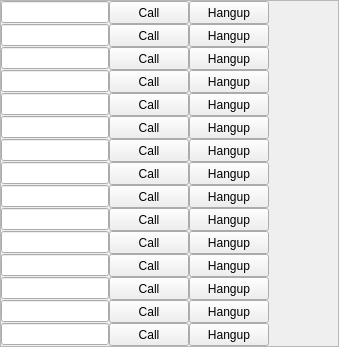
    <widget class="QFrame" name="frameRight">
     <property name="frameShape">
      <enum>QFrame::StyledPanel</enum>
     </property>
     <property name="frameShadow">
      <enum>QFrame::Raised</enum>
     </property>
     <layout class="QVBoxLayout" name="verticalLayout_2">
      <property name="spacing">
       <number>0</number>
      </property>
      <property name="margin">
       <number>0</number>
      </property>
      <item>
       <widget class="QWidget" name="widgetInfo_16" native="true">
        <property name="minimumSize">
         <size>
          <width>0</width>
          <height>0</height>
         </size>
        </property>
        <layout class="QHBoxLayout" name="horizontalLayout_20">
         <property name="spacing">
          <number>0</number>
         </property>
         <property name="margin">
          <number>0</number>
         </property>
         <item>
          <widget class="QLineEdit" name="lineEditID_16"/>
         </item>
         <item>
          <widget class="QPushButton" name="pushButtonCall_16">
           <property name="minimumSize">
            <size>
             <width>50</width>
             <height>23</height>
            </size>
           </property>
           <property name="text">
            <string>Call</string>
           </property>
          </widget>
         </item>
         <item>
          <widget class="QPushButton" name="pushButtonHangup_16">
           <property name="minimumSize">
            <size>
             <width>50</width>
             <height>23</height>
            </size>
           </property>
           <property name="text">
            <string>Hangup</string>
           </property>
          </widget>
         </item>
         <item>
          <widget class="QLabel" name="labelStatus_16">
           <property name="minimumSize">
            <size>
             <width>69</width>
             <height>16</height>
            </size>
           </property>
           <property name="text">
            <string/>
           </property>
          </widget>
         </item>
        </layout>
       </widget>
      </item>
      <item>
       <widget class="QWidget" name="widgetInfo_17" native="true">
        <property name="minimumSize">
         <size>
          <width>0</width>
          <height>0</height>
         </size>
        </property>
        <layout class="QHBoxLayout" name="horizontalLayout_21">
         <property name="spacing">
          <number>0</number>
         </property>
         <property name="margin">
          <number>0</number>
         </property>
         <item>
          <widget class="QLineEdit" name="lineEditID_17"/>
         </item>
         <item>
          <widget class="QPushButton" name="pushButtonCall_17">
           <property name="minimumSize">
            <size>
             <width>50</width>
             <height>23</height>
            </size>
           </property>
           <property name="text">
            <string>Call</string>
           </property>
          </widget>
         </item>
         <item>
          <widget class="QPushButton" name="pushButtonHangup_17">
           <property name="minimumSize">
            <size>
             <width>50</width>
             <height>23</height>
            </size>
           </property>
           <property name="text">
            <string>Hangup</string>
           </property>
          </widget>
         </item>
         <item>
          <widget class="QLabel" name="labelStatus_17">
           <property name="minimumSize">
            <size>
             <width>69</width>
             <height>16</height>
            </size>
           </property>
           <property name="text">
            <string/>
           </property>
          </widget>
         </item>
        </layout>
       </widget>
      </item>
      <item>
       <widget class="QWidget" name="widgetInfo_18" native="true">
        <property name="minimumSize">
         <size>
          <width>0</width>
          <height>0</height>
         </size>
        </property>
        <layout class="QHBoxLayout" name="horizontalLayout_22">
         <property name="spacing">
          <number>0</number>
         </property>
         <property name="margin">
          <number>0</number>
         </property>
         <item>
          <widget class="QLineEdit" name="lineEditID_18"/>
         </item>
         <item>
          <widget class="QPushButton" name="pushButtonCall_18">
           <property name="minimumSize">
            <size>
             <width>50</width>
             <height>23</height>
            </size>
           </property>
           <property name="text">
            <string>Call</string>
           </property>
          </widget>
         </item>
         <item>
          <widget class="QPushButton" name="pushButtonHangup_18">
           <property name="minimumSize">
            <size>
             <width>50</width>
             <height>23</height>
            </size>
           </property>
           <property name="text">
            <string>Hangup</string>
           </property>
          </widget>
         </item>
         <item>
          <widget class="QLabel" name="labelStatus_18">
           <property name="minimumSize">
            <size>
             <width>69</width>
             <height>16</height>
            </size>
           </property>
           <property name="text">
            <string/>
           </property>
          </widget>
         </item>
        </layout>
       </widget>
      </item>
      <item>
       <widget class="QWidget" name="widgetInfo_19" native="true">
        <property name="minimumSize">
         <size>
          <width>0</width>
          <height>0</height>
         </size>
        </property>
        <layout class="QHBoxLayout" name="horizontalLayout_23">
         <property name="spacing">
          <number>0</number>
         </property>
         <property name="margin">
          <number>0</number>
         </property>
         <item>
          <widget class="QLineEdit" name="lineEditID_19"/>
         </item>
         <item>
          <widget class="QPushButton" name="pushButtonCall_19">
           <property name="minimumSize">
            <size>
             <width>50</width>
             <height>23</height>
            </size>
           </property>
           <property name="text">
            <string>Call</string>
           </property>
          </widget>
         </item>
         <item>
          <widget class="QPushButton" name="pushButtonHangup_19">
           <property name="minimumSize">
            <size>
             <width>50</width>
             <height>23</height>
            </size>
           </property>
           <property name="text">
            <string>Hangup</string>
           </property>
          </widget>
         </item>
         <item>
          <widget class="QLabel" name="labelStatus_19">
           <property name="minimumSize">
            <size>
             <width>69</width>
             <height>16</height>
            </size>
           </property>
           <property name="text">
            <string/>
           </property>
          </widget>
         </item>
        </layout>
       </widget>
      </item>
      <item>
       <widget class="QWidget" name="widgetInfo_20" native="true">
        <property name="minimumSize">
         <size>
          <width>0</width>
          <height>0</height>
         </size>
        </property>
        <layout class="QHBoxLayout" name="horizontalLayout_24">
         <property name="spacing">
          <number>0</number>
         </property>
         <property name="margin">
          <number>0</number>
         </property>
         <item>
          <widget class="QLineEdit" name="lineEditID_20"/>
         </item>
         <item>
          <widget class="QPushButton" name="pushButtonCall_20">
           <property name="minimumSize">
            <size>
             <width>50</width>
             <height>23</height>
            </size>
           </property>
           <property name="text">
            <string>Call</string>
           </property>
          </widget>
         </item>
         <item>
          <widget class="QPushButton" name="pushButtonHangup_20">
           <property name="minimumSize">
            <size>
             <width>50</width>
             <height>23</height>
            </size>
           </property>
           <property name="text">
            <string>Hangup</string>
           </property>
          </widget>
         </item>
         <item>
          <widget class="QLabel" name="labelStatus_20">
           <property name="minimumSize">
            <size>
             <width>69</width>
             <height>16</height>
            </size>
           </property>
           <property name="text">
            <string/>
           </property>
          </widget>
         </item>
        </layout>
       </widget>
      </item>
      <item>
       <widget class="QWidget" name="widgetInfo_21" native="true">
        <property name="minimumSize">
         <size>
          <width>0</width>
          <height>0</height>
         </size>
        </property>
        <layout class="QHBoxLayout" name="horizontalLayout_25">
         <property name="spacing">
          <number>0</number>
         </property>
         <property name="margin">
          <number>0</number>
         </property>
         <item>
          <widget class="QLineEdit" name="lineEditID_21"/>
         </item>
         <item>
          <widget class="QPushButton" name="pushButtonCall_21">
           <property name="minimumSize">
            <size>
             <width>50</width>
             <height>23</height>
            </size>
           </property>
           <property name="text">
            <string>Call</string>
           </property>
          </widget>
         </item>
         <item>
          <widget class="QPushButton" name="pushButtonHangup_21">
           <property name="minimumSize">
            <size>
             <width>50</width>
             <height>23</height>
            </size>
           </property>
           <property name="text">
            <string>Hangup</string>
           </property>
          </widget>
         </item>
         <item>
          <widget class="QLabel" name="labelStatus_21">
           <property name="minimumSize">
            <size>
             <width>69</width>
             <height>16</height>
            </size>
           </property>
           <property name="text">
            <string/>
           </property>
          </widget>
         </item>
        </layout>
       </widget>
      </item>
      <item>
       <widget class="QWidget" name="widgetInfo_22" native="true">
        <property name="minimumSize">
         <size>
          <width>0</width>
          <height>0</height>
         </size>
        </property>
        <layout class="QHBoxLayout" name="horizontalLayout_26">
         <property name="spacing">
          <number>0</number>
         </property>
         <property name="margin">
          <number>0</number>
         </property>
         <item>
          <widget class="QLineEdit" name="lineEditID_22"/>
         </item>
         <item>
          <widget class="QPushButton" name="pushButtonCall_22">
           <property name="minimumSize">
            <size>
             <width>50</width>
             <height>23</height>
            </size>
           </property>
           <property name="text">
            <string>Call</string>
           </property>
          </widget>
         </item>
         <item>
          <widget class="QPushButton" name="pushButtonHangup_22">
           <property name="minimumSize">
            <size>
             <width>50</width>
             <height>23</height>
            </size>
           </property>
           <property name="text">
            <string>Hangup</string>
           </property>
          </widget>
         </item>
         <item>
          <widget class="QLabel" name="labelStatus_22">
           <property name="minimumSize">
            <size>
             <width>69</width>
             <height>16</height>
            </size>
           </property>
           <property name="text">
            <string/>
           </property>
          </widget>
         </item>
        </layout>
       </widget>
      </item>
      <item>
       <widget class="QWidget" name="widgetInfo_23" native="true">
        <property name="minimumSize">
         <size>
          <width>0</width>
          <height>0</height>
         </size>
        </property>
        <layout class="QHBoxLayout" name="horizontalLayout_27">
         <property name="spacing">
          <number>0</number>
         </property>
         <property name="margin">
          <number>0</number>
         </property>
         <item>
          <widget class="QLineEdit" name="lineEditID_23"/>
         </item>
         <item>
          <widget class="QPushButton" name="pushButtonCall_23">
           <property name="minimumSize">
            <size>
             <width>50</width>
             <height>23</height>
            </size>
           </property>
           <property name="text">
            <string>Call</string>
           </property>
          </widget>
         </item>
         <item>
          <widget class="QPushButton" name="pushButtonHangup_23">
           <property name="minimumSize">
            <size>
             <width>50</width>
             <height>23</height>
            </size>
           </property>
           <property name="text">
            <string>Hangup</string>
           </property>
          </widget>
         </item>
         <item>
          <widget class="QLabel" name="labelStatus_23">
           <property name="minimumSize">
            <size>
             <width>69</width>
             <height>16</height>
            </size>
           </property>
           <property name="text">
            <string/>
           </property>
          </widget>
         </item>
        </layout>
       </widget>
      </item>
      <item>
       <widget class="QWidget" name="widgetInfo_24" native="true">
        <property name="minimumSize">
         <size>
          <width>0</width>
          <height>0</height>
         </size>
        </property>
        <layout class="QHBoxLayout" name="horizontalLayout_28">
         <property name="spacing">
          <number>0</number>
         </property>
         <property name="margin">
          <number>0</number>
         </property>
         <item>
          <widget class="QLineEdit" name="lineEditID_24"/>
         </item>
         <item>
          <widget class="QPushButton" name="pushButtonCall_24">
           <property name="minimumSize">
            <size>
             <width>50</width>
             <height>23</height>
            </size>
           </property>
           <property name="text">
            <string>Call</string>
           </property>
          </widget>
         </item>
         <item>
          <widget class="QPushButton" name="pushButtonHangup_24">
           <property name="minimumSize">
            <size>
             <width>50</width>
             <height>23</height>
            </size>
           </property>
           <property name="text">
            <string>Hangup</string>
           </property>
          </widget>
         </item>
         <item>
          <widget class="QLabel" name="labelStatus_24">
           <property name="minimumSize">
            <size>
             <width>69</width>
             <height>16</height>
            </size>
           </property>
           <property name="text">
            <string/>
           </property>
          </widget>
         </item>
        </layout>
       </widget>
      </item>
      <item>
       <widget class="QWidget" name="widgetInfo_25" native="true">
        <property name="minimumSize">
         <size>
          <width>0</width>
          <height>0</height>
         </size>
        </property>
        <layout class="QHBoxLayout" name="horizontalLayout_29">
         <property name="spacing">
          <number>0</number>
         </property>
         <property name="margin">
          <number>0</number>
         </property>
         <item>
          <widget class="QLineEdit" name="lineEditID_25"/>
         </item>
         <item>
          <widget class="QPushButton" name="pushButtonCall_25">
           <property name="minimumSize">
            <size>
             <width>50</width>
             <height>23</height>
            </size>
           </property>
           <property name="text">
            <string>Call</string>
           </property>
          </widget>
         </item>
         <item>
          <widget class="QPushButton" name="pushButtonHangup_25">
           <property name="minimumSize">
            <size>
             <width>50</width>
             <height>23</height>
            </size>
           </property>
           <property name="text">
            <string>Hangup</string>
           </property>
          </widget>
         </item>
         <item>
          <widget class="QLabel" name="labelStatus_25">
           <property name="minimumSize">
            <size>
             <width>69</width>
             <height>16</height>
            </size>
           </property>
           <property name="text">
            <string/>
           </property>
          </widget>
         </item>
        </layout>
       </widget>
      </item>
      <item>
       <widget class="QWidget" name="widgetInfo_26" native="true">
        <property name="minimumSize">
         <size>
          <width>0</width>
          <height>0</height>
         </size>
        </property>
        <layout class="QHBoxLayout" name="horizontalLayout_30">
         <property name="spacing">
          <number>0</number>
         </property>
         <property name="margin">
          <number>0</number>
         </property>
         <item>
          <widget class="QLineEdit" name="lineEditID_26"/>
         </item>
         <item>
          <widget class="QPushButton" name="pushButtonCall_26">
           <property name="minimumSize">
            <size>
             <width>50</width>
             <height>23</height>
            </size>
           </property>
           <property name="text">
            <string>Call</string>
           </property>
          </widget>
         </item>
         <item>
          <widget class="QPushButton" name="pushButtonHangup_26">
           <property name="minimumSize">
            <size>
             <width>50</width>
             <height>23</height>
            </size>
           </property>
           <property name="text">
            <string>Hangup</string>
           </property>
          </widget>
         </item>
         <item>
          <widget class="QLabel" name="labelStatus_26">
           <property name="minimumSize">
            <size>
             <width>69</width>
             <height>16</height>
            </size>
           </property>
           <property name="text">
            <string/>
           </property>
          </widget>
         </item>
        </layout>
       </widget>
      </item>
      <item>
       <widget class="QWidget" name="widgetInfo_27" native="true">
        <property name="minimumSize">
         <size>
          <width>0</width>
          <height>0</height>
         </size>
        </property>
        <layout class="QHBoxLayout" name="horizontalLayout_31">
         <property name="spacing">
          <number>0</number>
         </property>
         <property name="margin">
          <number>0</number>
         </property>
         <item>
          <widget class="QLineEdit" name="lineEditID_27"/>
         </item>
         <item>
          <widget class="QPushButton" name="pushButtonCall_27">
           <property name="minimumSize">
            <size>
             <width>50</width>
             <height>23</height>
            </size>
           </property>
           <property name="text">
            <string>Call</string>
           </property>
          </widget>
         </item>
         <item>
          <widget class="QPushButton" name="pushButtonHangup_27">
           <property name="minimumSize">
            <size>
             <width>50</width>
             <height>23</height>
            </size>
           </property>
           <property name="text">
            <string>Hangup</string>
           </property>
          </widget>
         </item>
         <item>
          <widget class="QLabel" name="labelStatus_27">
           <property name="minimumSize">
            <size>
             <width>69</width>
             <height>16</height>
            </size>
           </property>
           <property name="text">
            <string/>
           </property>
          </widget>
         </item>
        </layout>
       </widget>
      </item>
      <item>
       <widget class="QWidget" name="widgetInfo_28" native="true">
        <property name="minimumSize">
         <size>
          <width>0</width>
          <height>0</height>
         </size>
        </property>
        <layout class="QHBoxLayout" name="horizontalLayout_32">
         <property name="spacing">
          <number>0</number>
         </property>
         <property name="margin">
          <number>0</number>
         </property>
         <item>
          <widget class="QLineEdit" name="lineEditID_28"/>
         </item>
         <item>
          <widget class="QPushButton" name="pushButtonCall_28">
           <property name="minimumSize">
            <size>
             <width>50</width>
             <height>23</height>
            </size>
           </property>
           <property name="text">
            <string>Call</string>
           </property>
          </widget>
         </item>
         <item>
          <widget class="QPushButton" name="pushButtonHangup_28">
           <property name="minimumSize">
            <size>
             <width>50</width>
             <height>23</height>
            </size>
           </property>
           <property name="text">
            <string>Hangup</string>
           </property>
          </widget>
         </item>
         <item>
          <widget class="QLabel" name="labelStatus_28">
           <property name="minimumSize">
            <size>
             <width>69</width>
             <height>16</height>
            </size>
           </property>
           <property name="text">
            <string/>
           </property>
          </widget>
         </item>
        </layout>
       </widget>
      </item>
      <item>
       <widget class="QWidget" name="widgetInfo_29" native="true">
        <property name="minimumSize">
         <size>
          <width>0</width>
          <height>0</height>
         </size>
        </property>
        <layout class="QHBoxLayout" name="horizontalLayout_33">
         <property name="spacing">
          <number>0</number>
         </property>
         <property name="margin">
          <number>0</number>
         </property>
         <item>
          <widget class="QLineEdit" name="lineEditID_29"/>
         </item>
         <item>
          <widget class="QPushButton" name="pushButtonCall_29">
           <property name="minimumSize">
            <size>
             <width>50</width>
             <height>23</height>
            </size>
           </property>
           <property name="text">
            <string>Call</string>
           </property>
          </widget>
         </item>
         <item>
          <widget class="QPushButton" name="pushButtonHangup_29">
           <property name="minimumSize">
            <size>
             <width>50</width>
             <height>23</height>
            </size>
           </property>
           <property name="text">
            <string>Hangup</string>
           </property>
          </widget>
         </item>
         <item>
          <widget class="QLabel" name="labelStatus_29">
           <property name="minimumSize">
            <size>
             <width>69</width>
             <height>16</height>
            </size>
           </property>
           <property name="text">
            <string/>
           </property>
          </widget>
         </item>
        </layout>
       </widget>
      </item>
      <item>
       <widget class="QWidget" name="widgetInfo_30" native="true">
        <property name="minimumSize">
         <size>
          <width>0</width>
          <height>0</height>
         </size>
        </property>
        <layout class="QHBoxLayout" name="horizontalLayout_34">
         <property name="spacing">
          <number>0</number>
         </property>
         <property name="margin">
          <number>0</number>
         </property>
         <item>
          <widget class="QLineEdit" name="lineEditID_30"/>
         </item>
         <item>
          <widget class="QPushButton" name="pushButtonCall_30">
           <property name="minimumSize">
            <size>
             <width>50</width>
             <height>23</height>
            </size>
           </property>
           <property name="text">
            <string>Call</string>
           </property>
          </widget>
         </item>
         <item>
          <widget class="QPushButton" name="pushButtonHangup_30">
           <property name="minimumSize">
            <size>
             <width>50</width>
             <height>23</height>
            </size>
           </property>
           <property name="text">
            <string>Hangup</string>
           </property>
          </widget>
         </item>
         <item>
          <widget class="QLabel" name="labelStatus_30">
           <property name="minimumSize">
            <size>
             <width>69</width>
             <height>16</height>
            </size>
           </property>
           <property name="text">
            <string/>
           </property>
          </widget>
         </item>
        </layout>
       </widget>
      </item>
     </layout>
    </widget>
